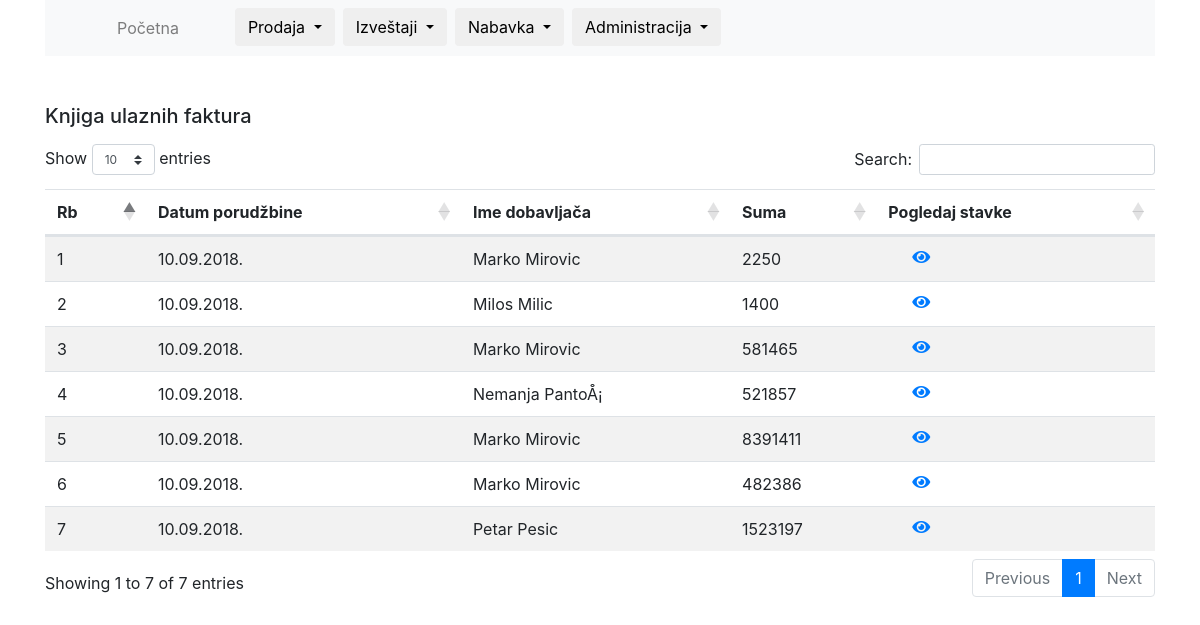
The page /kuf (signed in) on the database as committed earlier.
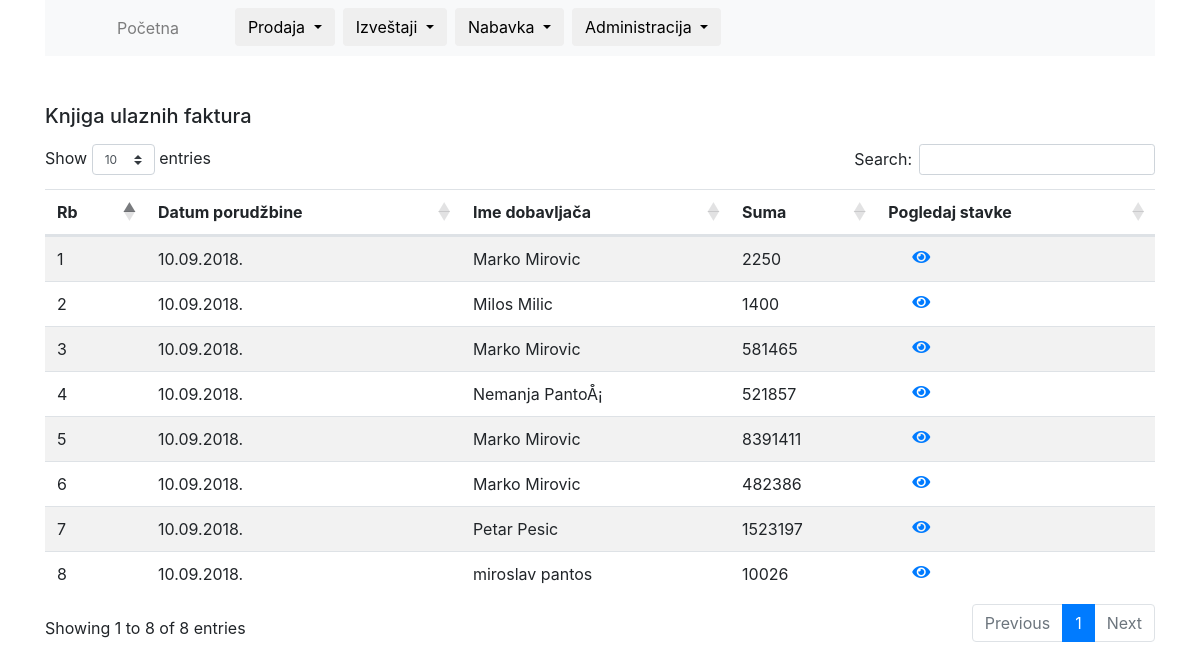
The same page on the database as committed later.
### tables this page shows
CREATE TABLE `procurements` (
  `id` int(11) NOT NULL,
  `procurement_date` date NOT NULL,
  `client_id` int(5) NOT NULL,
  `unit_of_measure` varchar(5) NOT NULL,
  `quantity` int(6) NOT NULL,
  `PDV_stopa` int(2) NOT NULL,
  `sum` int(6) NOT NULL,
  `finished` tinyint(1) NOT NULL
);

CREATE TABLE `clients` (
  `id` int(11) NOT NULL,
  `name` varchar(25) NOT NULL,
  `surname` varchar(25) NOT NULL,
  `adress` varchar(50) NOT NULL,
  `city` varchar(25) NOT NULL,
  `phone` varchar(12) NOT NULL,
  `note` varchar(100) NOT NULL
);

### includes/functions.php (called while the page is built, shortened)
<?php
if (isset($_SERVER['REQUEST_URI'])) {
    $params = explode("/", ltrim($_SERVER['REQUEST_URI'], "/"));
}
function getProcurementsBox()
{
    global $conn;
    $sql = "SELECT
              p.id,
              p.procurement_date,
              c.name,
              c.surname,
              p.sum,
              p.client_id
            FROM
              procurements AS p
            INNER JOIN
              clients c ON p.client_id = c.id";
    $statement = $conn->prepare($sql);
    $statement->execute();
    $statement->setFetchMode(PDO::FETCH_ASSOC);
    $procurements = $statement->fetchAll();
    return $procurements;
}

### kuf.php (the view)
<pre>
<?php
$procurements = getProcurementsBox();
?>
</pre>
<table class="table table-striped datatable  mt-5">
    <thead>
    <h5 class="mt-5 mb-3">Knjiga ulaznih faktura</h5>
    <tr>
        <th>Rb</th>
        <th>Datum porudžbine</th>
        <th>Ime dobavljača</th>
        <th>Suma</th>
        <th>Pogledaj stavke</th>
    </tr>
    </thead>
    <tbody>
    <?php foreach ($procurements as $procurement) : ?>
        <tr>
            <td><?php echo $procurement["id"] ?></td>
            <td><?php echo date("d.m.Y.", strtotime($procurement["procurement_date"])) ?></td>
            <td><?php echo $procurement["name"] . " " . $procurement['surname'] ?></td>
            <td><?php echo $procurement["sum"] ?></td>
            <td><a href="/procurement/<?php echo $procurement['id'] ?>"><i class="fas fa-eye ml-4"></i></a></td>
        </tr>
    <?php endforeach; ?>
    </tbody>
</table>

### includes/header.php (shortened to what this page needs)
<html>
<head>
    <link rel="stylesheet" href="https://maxcdn.bootstrapcdn.com/bootstrap/4.0.0/css/bootstrap.min.css"
>
    <link rel="stylesheet" href="https://use.fontawesome.com/releases/v5.0.12/css/all.css"
>
    <link href="https://cdn.datatables.net/1.10.19/css/dataTables.bootstrap4.min.css" rel="stylesheet">
    <link rel="stylesheet" type="text/css" href="/css/styles.css">
</head>
<body>
<div class="container">
    <nav class="navbar navbar-expand-lg navbar-light bg-light">
        <div class="collapse navbar-collapse" id="navbarNav">
            <ul class="navbar-nav">
                <li class="nav-item">
                    <a class="nav-link ml-5 mr-5" href="/home">Početna</a>
                </li>
                <li class="nav-item">
                    <div class="dropdown">
                        <button type="button" class="btn btn-secundary dropdown-toggle" data-toggle="dropdown">
                            Prodaja
                        </button>
                    </div>
                </li>
                <li class="nav-item ml-2">
                    <div class="dropdown">
                        <button type="button" class="btn btn-secundary dropdown-toggle" data-toggle="dropdown">
                            Izveštaji
                        </button>
                    </div>
                </li>
                <li class="nav-item ml-2">
                    <div class="dropdown">
                        <button type="button" class="btn btn-secundary dropdown-toggle" data-toggle="dropdown">
                            Nabavka
                        </button>
                    </div>
                </li>
                <li class="nav-item ml-2">
                    <div class="dropdown">
                        <button type="button" class="btn btn-secundary dropdown-toggle" data-toggle="dropdown">
                            Administracija
                        </button>
                    </div>
                </li>
            </ul>
        </div>
    </nav>
    <main>

### index.php (shortened to what this page needs)
<?php
include 'includes/db.php';
include 'includes/functions.php';
include 'includes/header.php';
if (isset($params[0]) && file_exists($params[0] . '.php')) {
    include $params[0] . '.php';
} else {
    include 'home.php';
}
include 'includes/footer.php';

### includes/footer.php (shortened to what this page needs)
</main>
</div>
</body>
</html>

Rows that differ between the two databases and show on the page:
added procurements: id "8", procurement_date "10.09.2018.", client.name "miroslav", client.surname "pantos", sum "10026"
Other text that changed with them:
text written by a page script: "Show entries Search: Showing 1 to 7 of 7 entries Previous 1 Next" → "Show entries Search: Showing 1 to 8 of 8 entries Previous 1 Next"
